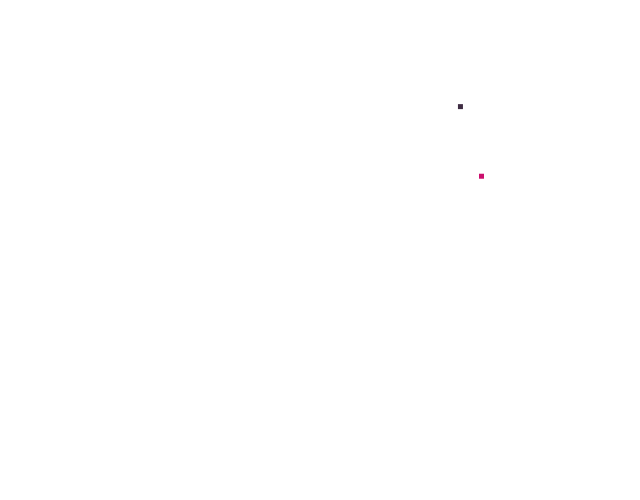
Frame 1 (no input)
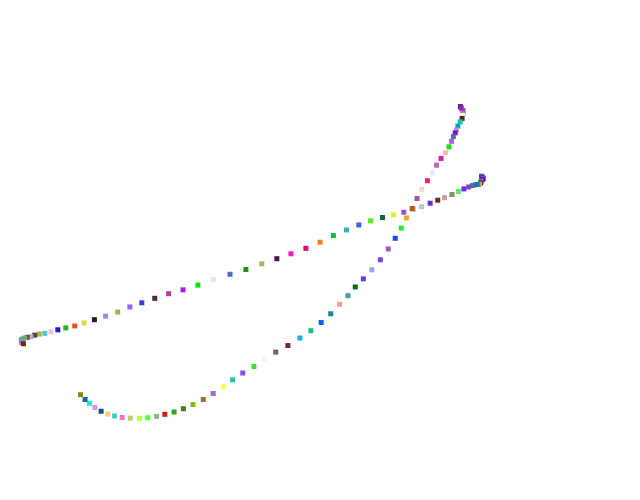
Frame 60 (no input)
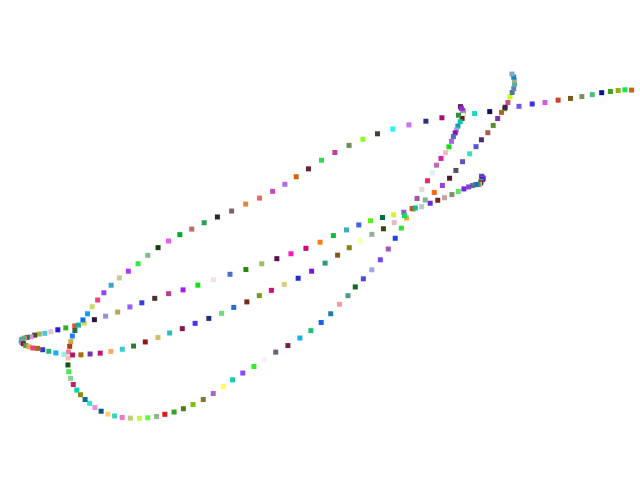
Frame 120 (the mouse pressed at the canvas centre since frame 60)

The p5.js sketch that drew these frames (run headless with seeded random() and noise() and a simulated clock; from frame 60 on, the mouse is pressed at the canvas centre):

// p5.js sketch
// ── sketch.js

var Z =[];
var noParticles = 2;
function setup()
{
  createCanvas(640, 500);
  pixelDensity(1);
  for(var i = 0; i < noParticles; i++)
  {
    Z[i] = new particle(random(window.width),random(window.height),0,0,1);
  }
  background(255);
}

function draw()
{

  for(var i = 0; i < Z.length; i++) {
    Z[i].gravitate( new particle(floor(random(0,window.width)), floor(random(0,window.height)), 0, 0, 1 ) );
    Z[i].update();
    Z[i].display();
  }

}

// ── particle.js
function particle(x_, y_, magnitude_, angle_, mass_)
{
  this.x = x_;
  this.y = y_;
  this.px = x_;
  this.py = y_;
  this.magnitude = magnitude_;
  this.angle = angle_;
  this.mass = mass_;

  this.reset = function(x_, y_, magnitude_, angle_, mass_) {
    this.x = x_;
    this.y = y_;
    this.px = x_;
    this.py = y_;
    this.magnitude = magnitude_;
    this.angle = angle_;
    this.mass = mass_;
  }

  this.gravitate = function(Z) {
    var F, mX, mY, A;
    if( sq( this.x - Z.x ) + sq( this.y - Z.y ) != 0 ) {
      F = this.mass * Z.mass;
      mX = ( this.mass * this.x + Z.mass * Z.x ) / ( this.mass + Z.mass );
      mY = ( this.mass * this.y + Z.mass * Z.y ) / ( this.mass + Z.mass );
      A = findAngle( mX - this.x, mY - this.y );

      mX = F * cos(A);
      mY = F * sin(A);

      mX += this.magnitude * cos(this.angle);
      mY += this.magnitude * sin(this.angle);

      this.magnitude = sqrt( sq(mX) + sq(mY) );
      this.angle = findAngle( mX, mY );
    }
  }

  this.repel = function(Z) {
    var F, mX, mY, A;
    if( sq( this.x - Z.x ) + sq( this.y - Z.y ) != 0 ) {
      F = this.mass * Z.mass;
      mX = ( this.mass * this.x + Z.mass * Z.x ) / ( this.mass + Z.mass );
      mY = ( this.mass * this.y + Z.mass * Z.y ) / ( this.mass + Z.mass );
      A = findAngle( this.x - mX, this.y - mY );

      mX = F * cos(A);
      mY = F * sin(A);

      mX += this.magnitude * cos(this.angle);
      mY += this.magnitude * sin(this.angle);

      this.magnitude = sqrt( sq(mX) + sq(mY) );
      this.angle = findAngle( mX, mY );
    }
  }

  this.deteriorate = function() {
    this.magnitude *= 0.925;
  }

  this.update = function() {

    this.x += this.magnitude * cos(this.angle);
    this.y += this.magnitude * sin(this.angle);

  }

  this.display = function() {
    noStroke();
    R = random(255);
    G = random(255);
    B = random(255);
    fill(R,G,B,255)
    rect(this.x,this.y,5,5);
  //  this.px = this.x;
  //  this.py = this.y;
  }
}

function findAngle(x, y) {
  var theta;
  if(x == 0) {
    if(y > 0) {
      theta = HALF_PI;
    }
    else if(y < 0) {
      theta = 3*HALF_PI;
    }
    else {
      theta = 0;
    }
  }
  else {
    theta = atan( y / x );
    if(( x < 0 ) && ( y >= 0 )) { theta += PI; }
    if(( x < 0 ) && ( y < 0 )) { theta -= PI; }
  }
  return theta;
}
